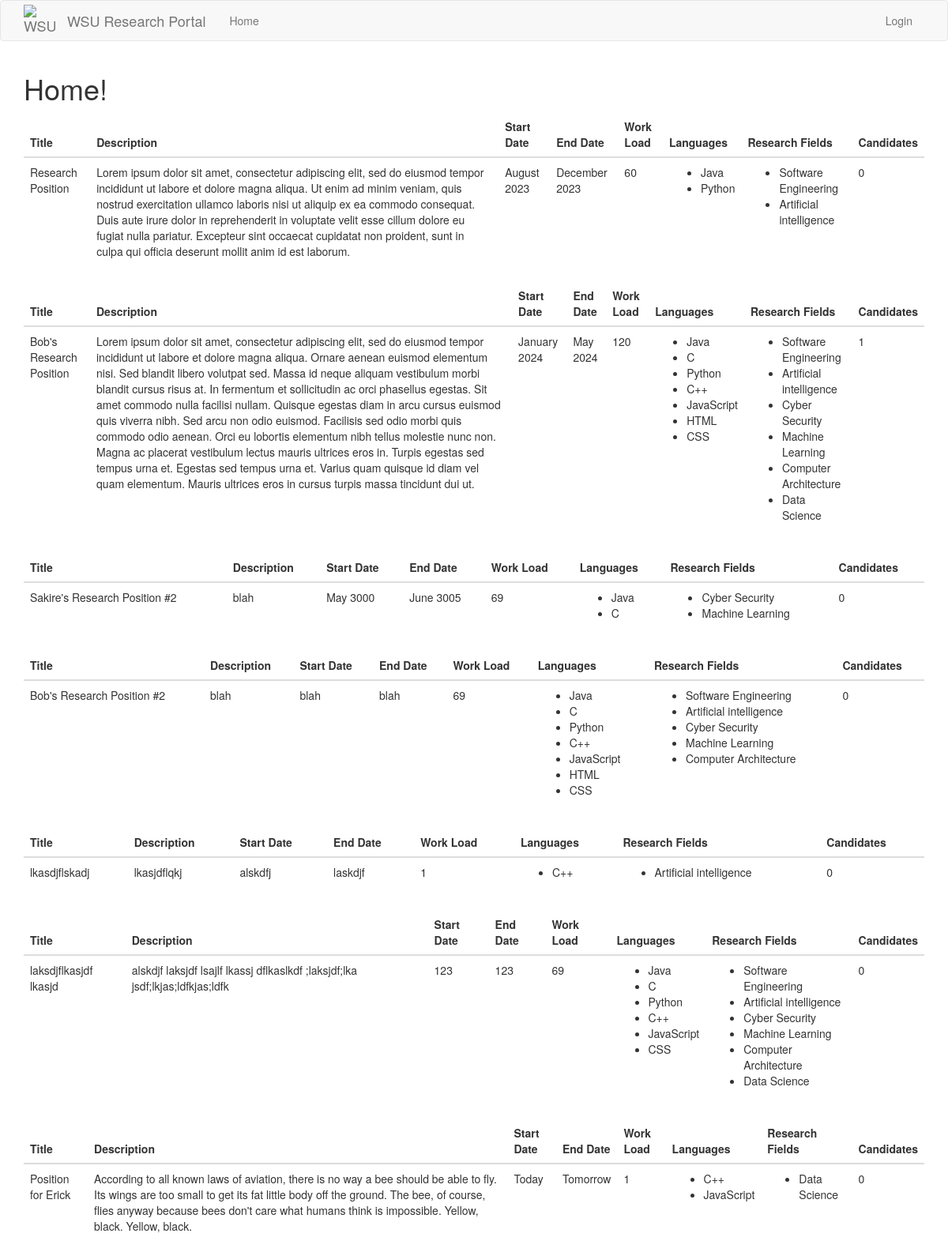
The page / on the database its author committed.
### src/Model/models.py (models this page shows)
class Position(db.Model):
    id = db.Column(db.Integer, primary_key=True)
    title = db.Column(db.String(32), unique=True)
    description = db.Column(db.String(256))
    start_date = db.Column(db.String(256))
    end_date = db.Column(db.String(256))
    work_load = db.Column(db.Integer) # Time commitment.
    languages = db.relationship(
        'Language',
        secondary = positionLanguages,
        primaryjoin = (positionLanguages.c.position_id == id),
        lazy='dynamic',
        overlaps='languages'
    )
    research_fields = db.relationship(
        'Interest',
        secondary=positionInterests,
        primaryjoin=(positionInterests.c.position_id == id),
        lazy='dynamic',
        overlaps='interests'
    )
    candidates = db.Column(db.Integer) # Stores the ID's of the current candidates for the position.
    applications = db.relationship('Application', backref='position') # A position has multiple applications associated to it.
    professor_id = db.Column(db.Integer, db.ForeignKey('professor.id')) # Every position has one professor associated to it.

class Language(db.Model):
    id = db.Column(db.Integer, primary_key=True)
    name = db.Column(db.String(12))
    studentLanguages = db.relationship(
        'Student',
        secondary=studentLanguages,
        primaryjoin=(studentLanguages.c.language_id == id),
        lazy='dynamic',
        overlaps='languages'
    )
    positionLanguages = db.relationship(
        'Position',
        secondary = positionLanguages,
        primaryjoin = (positionLanguages.c.language_id == id),
        lazy = 'dynamic',
        overlaps='languages'
    )

class Interest(db.Model):
    id = db.Column(db.Integer, primary_key=True)
    name = db.Column(db.String(100))
    studentInterests = db.relationship(
        'Student',
        secondary=studentInterests,
        primaryjoin=(studentInterests.c.interest_id == id),
        lazy='dynamic',
        overlaps='interests'
    )
    positionInterests = db.relationship(
        'Position',
        secondary = positionInterests,
        primaryjoin = (positionInterests.c.interest_id == id),
        lazy = 'dynamic',
        overlaps = 'interests'
    )

### src/Controller/routes.py (the view)
@routes.route("/", methods=['GET'])
def index():
    positions=Position.query.all()
    return render_template("index.html", title="WSU Research Portal", positions=positions)

### app.py (called while the page is built)
@app.before_request
def initBD(*args, **kwargs):
    if app.got_first_request:
        db.create_all()
        if Language.query.count() == 0:
            languages = ['Java','C', 'Python', 'C++', 'JavaScript', 'HTML', 'CSS']
            for t in languages:
                db.session.add(Language(name=t))
        db.session.commit()
        if Interest.query.count() == 0:
            interests = ['Software Engineering', 'Artificial intelligence', 'Cyber Security', 'Machine Learning', 'Computer Architecture', 'Data Science']
            for t in interests:
                db.session.add(Interest(name=t))
        db.session.commit()

### src/View/templates/index.html
{% extends "base.html" %}
{% block app_content %}
<link rel="stylesheet" href="{{ url_for('static', filename='classes.css') }}">
<h1>Home!</h1>
<div>
    {% for position in positions %}
    <div>
        {% include '_position.html' %}
    </div>
    {% endfor %}
</div>
{% endblock %}

### src/View/templates/base.html (shortened to what this page needs)
{% extends 'bootstrap/base.html' %}
{% import 'bootstrap/wtf.html' as wtf %}
{% block navbar %}
    {% include "_navbar.html" %}
{% endblock %}
{% block content %}
    <div class="container">
        {% block app_content %}{% endblock %}
    </div>
{% endblock %}

### src/View/templates/_navbar.html (shortened to what this page needs)
{% block navbar %}
    <nav class="navbar navbar-default">
        <div class="container">
            <div class="navbar-header">
                <a class="navbar-brand" href="{{ url_for('routes.index') }}" style="display: flex; align-items: center;">
                    <img src="{{ url_for('static', filename='wsu-logo.png') }}" alt="WSU Cougarhead" style="width: 40px; height: 40px">
                    <span style="margin-left: 15px;">WSU Research Portal</span>
                </a>
            </div>
            <div class="collapse navbar-collapse" id="bs-example-navbar-collapse-1">
                <ul class="nav navbar-nav">
                    <li><a href="{{ url_for('routes.index') }}">Home</a></li>
                </ul>
                <ul class="nav navbar-nav navbar-right">
                    {% if current_user.is_anonymous %}
                    <li><a href="{{ url_for('auth.login') }}">Login</a></li>
                    {% else %}
                    <li><a href="{{ url_for('routes.index') }}">{{ current_user.firstname }} {{ current_user.lastname }}</a></li>
                    <li><a href="{{ url_for('auth.logout') }}">Logout</a></li>
                    {% endif %}
                </ul>
            </div>
        </div>
    </nav>
{% endblock %}

### src/View/templates/_position.html
<table class="table">
    <thead>
        <tr>
            <th>Title</th>
            <th>Description</th>
            <th>Start Date</th>
            <th>End Date</th>
            <th>Work Load</th>
            <th>Languages</th>
            <th>Research Fields</th>
            <th>Candidates</th>
        </tr>
    </thead>
    <tbody>
            <tr>
                <td>{{ position.title }}</td>
                <td>{{ position.description }}</td>
                <td>{{ position.start_date }}</td>
                <td>{{ position.end_date }}</td>
                <td>{{ position.work_load }}</td>
                <td>
                    <ul>
                        {% for language in position.languages %}
                            <li>{{ language.name }}</li>
                        {% endfor %}
                    </ul>
                </td>
                <td>
                    <ul>
                        {% for interest in position.research_fields %}
                            <li>{{ interest.name }}</li>
                        {% endfor %}
                    </ul>
                </td>
                <td>{{ position.candidates }}</td>
            </tr>
    </tbody>
</table>

### rows shown on the page
Position: title "Research Position", description "Lorem ipsum dolor sit amet, consectetur adipiscing elit, sed do eiusmod tempor incididunt ut labore et dolore magna aliqua. Ut enim ad minim veniam, quis nostrud exercitation ullamco laboris nisi ut aliquip ex ea commodo consequat. Duis aute irure dolor in reprehenderit in voluptate velit esse cillum dolore eu fugiat nulla pariatur. Excepteur sint occaecat cupidatat non proident, sunt in culpa qui officia deserunt mollit anim id est laborum.", start_date "August 2023", end_date "December 2023", work_load "60", candidates "0"
Language: name "Java"
Language: name "Python"
Interest: name "Software Engineering"
Interest: name "Artificial intelligence"
Position: title "Bob's Research Position", description "Lorem ipsum dolor sit amet, consectetur adipiscing elit, sed do eiusmod tempor incididunt ut labore et dolore magna aliqua. Ornare aenean euismod elementum nisi. Sed blandit libero volutpat sed. Massa id neque aliquam vestibulum morbi blandit cursus risus at. In fermentum et sollicitudin ac orci phasellus egestas. Sit amet commodo nulla facilisi nullam. Quisque egestas diam in arcu cursus euismod quis viverra nibh. Sed arcu non odio euismod. Facilisis sed odio morbi quis commodo odio aenean. Orci eu lobortis elementum nibh tellus molestie nunc non. Magna ac placerat vestibulum lectus mauris ultrices eros in. Turpis egestas sed tempus urna et. Egestas sed tempus urna et. Varius quam quisque…", start_date "January 2024", end_date "May 2024", work_load "120", candidates "1"
Language: name "C"
Language: name "C++"
Language: name "JavaScript"
Language: name "HTML"
Language: name "CSS"
Interest: name "Cyber Security"
Interest: name "Machine Learning"
Interest: name "Computer Architecture"
Interest: name "Data Science"
Position: title "Sakire's Research Position #2", description "blah", start_date "May 3000", end_date "June 3005", work_load "69", candidates "0"
Position: title "Bob's Research Position #2", description "blah", start_date "blah", end_date "blah", work_load "69", candidates "0"
Position: title "lkasdjflskadj", description "lkasjdflqkj", start_date "alskdfj", end_date "laskdjf", work_load "1", candidates "0"
Position: title "laksdjflkasjdf lkasjd", description "alskdjf laksjdf lsajlf lkassj dflkaslkdf ;laksjdf;lka jsdf;lkjas;ldfkjas;ldfk", start_date "123", end_date "123", work_load "69", candidates "0"
Position: title "Position for Erick", description "According to all known laws of aviation, there is no way a bee should be able to fly. Its wings are too small to get its fat little body off the ground. The bee, of course, flies anyway because bees don't care what humans think is impossible. Yellow, black. Yellow, black.", start_date "Today", end_date "Tomorrow", work_load "1", candidates "0"
